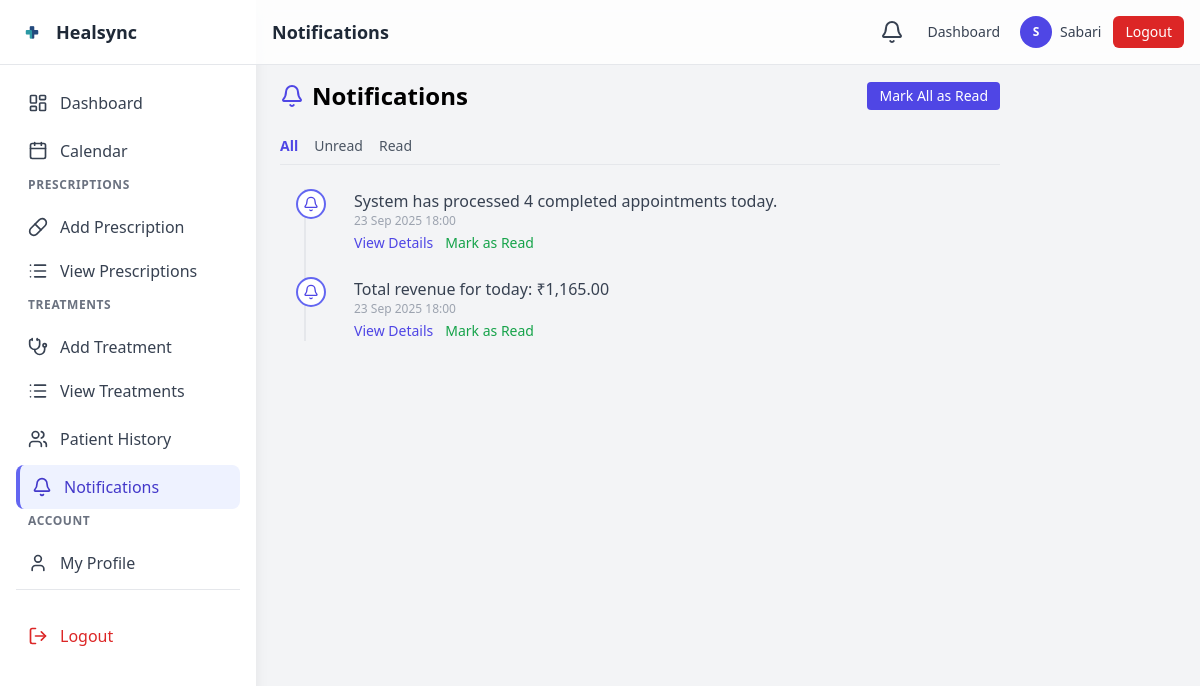
Screenshot of /doctor/notifications.php (signed in) with the database file from the repository.
### tables this page shows
CREATE TABLE IF NOT EXISTS notifications (
  id INT AUTO_INCREMENT PRIMARY KEY,
  user_id INT NOT NULL,
  message TEXT NOT NULL,
  link VARCHAR(255) DEFAULT NULL,
  is_read TINYINT(1) DEFAULT 0,
  created_at TIMESTAMP DEFAULT CURRENT_TIMESTAMP,
  FOREIGN KEY (user_id) REFERENCES users(id) ON DELETE CASCADE
);

### includes/functions.php (called while the page is built, shortened)
<?php
function e($str) {
    return htmlspecialchars($str ?? '', ENT_QUOTES | ENT_SUBSTITUTE, 'UTF-8');
}

### doctor/notifications.php (the view, shortened to what this page needs)
<?php
require_once __DIR__ . '/../includes/db.php';
require_once __DIR__ . '/../includes/functions.php';
$did = current_user_id();
$filter = $_GET['filter'] ?? 'all';
$where  = "user_id = :uid";
$stmt = $pdo->prepare("SELECT * FROM notifications WHERE $where ORDER BY created_at DESC");
$stmt->execute([':uid' => $did]);
$notes = $stmt->fetchAll(PDO::FETCH_ASSOC);
?>
<!doctype html>
<html>
<head>
  <script src="https://cdn.tailwindcss.com"></script>
</head>
<body class="bg-gray-100">
  <?php include __DIR__ . '/../includes/sidebar_doctor.php'; ?>
  <?php include __DIR__ . '/../includes/header.php'; ?>
  <main class="pt-20 p-6 md:ml-64 transition-all duration-300 max-w-3xl mx-auto">
    <div class="flex justify-between items-center mb-6">
      <h2 class="text-2xl font-bold flex items-center gap-2">
        <i data-lucide="bell" class="w-6 h-6 text-indigo-600"></i>
        Notifications
      </h2>
      <?php if ($notes): ?>
        <button onclick="markAllRead()"
                class="px-3 py-1 bg-indigo-600 text-white rounded text-sm hover:bg-indigo-700">
          Mark All as Read
        </button>
      <?php endif; ?>
    </div>
    <div class="flex gap-4 mb-6 border-b pb-2 text-sm">
      <a href="?filter=all"
         class="<?= $filter==='all' ? 'text-indigo-600 font-semibold' : 'text-gray-600 hover:text-indigo-600' ?>">
         All
      </a>
      <a href="?filter=unread"
         class="<?= $filter==='unread' ? 'text-indigo-600 font-semibold' : 'text-gray-600 hover:text-indigo-600' ?>">
         Unread
      </a>
      <a href="?filter=read"
         class="<?= $filter==='read' ? 'text-indigo-600 font-semibold' : 'text-gray-600 hover:text-indigo-600' ?>">
         Read
      </a>
    </div>
    <?php if ($notes): ?>
      <div class="timeline">
        <?php foreach ($notes as $n): ?>
          <div class="timeline-item">
            <div class="timeline-icon">
              <i data-lucide="<?= $n['is_read'] ? 'check-circle' : 'bell' ?>"
                 class="w-4 h-4 <?= $n['is_read'] ? 'text-green-600' : 'text-indigo-600' ?>"></i>
            </div>
            <div class="ml-6">
              <p class="text-gray-700"><?= e($n['message']) ?></p>
              <p class="text-xs text-gray-400"><?= date('d M Y H:i', strtotime($n['created_at'])) ?></p>
              <div class="flex gap-3 mt-1">
                <?php if (!empty($n['link'])): ?>
                  <a href="<?= e($n['link']) ?>" class="text-indigo-600 text-sm hover:underline">View Details</a>
                <?php endif; ?>
                <?php if (!$n['is_read']): ?>
                  <button onclick="markRead(<?= $n['id'] ?>)" class="text-green-600 text-sm hover:underline">Mark as Read</button>
                <?php endif; ?>
              </div>
            </div>
          </div>
        <?php endforeach; ?>
      </div>
    <?php else: ?>
      <p class="text-gray-500">No notifications found.</p>
    <?php endif; ?>
  </main>
</body>
</html>

### doctor/notifications.php (style rules this page uses)
.timeline { position: relative; margin-left: 1.5rem; padding-left: 1.5rem; border-left: 2px solid #e5e7eb; }
.timeline-item { position: relative; margin-bottom: 1.5rem; }
.timeline-icon { position: absolute; left: -2.1rem; top: 0; background: white; border: 2px solid #6366f1; border-radius: 9999px; padding: 0.3rem; }

### rows the page displays
notifications: is_read 0 (drawn), message "System has processed 4 completed appointments today.", created_at "23 Sep 2025 18:00"
notifications: is_read 0 (drawn), message "Total revenue for today: ₹1,165.00", created_at "23 Sep 2025 18:00"

### other values shown
$initials "S"
$userName "Sabari"
